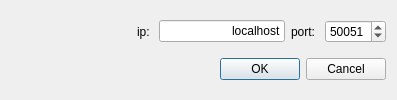
<?xml version="1.0" encoding="UTF-8"?>
<ui version="4.0">
 <class>ConnectTogRpcServerDialog</class>
 <widget class="QDialog" name="ConnectTogRpcServerDialog">
  <property name="geometry">
   <rect>
    <x>0</x>
    <y>0</y>
    <width>397</width>
    <height>100</height>
   </rect>
  </property>
  <property name="minimumSize">
   <size>
    <width>350</width>
    <height>80</height>
   </size>
  </property>
  <property name="windowTitle">
   <string>New column name</string>
  </property>
  <layout class="QVBoxLayout" name="verticalLayout" stretch="1,0">
   <item>
    <layout class="QHBoxLayout" name="horizontalLayout">
     <item>
      <spacer name="spacer">
       <property name="orientation">
        <enum>Qt::Horizontal</enum>
       </property>
       <property name="sizeHint" stdset="0">
        <size>
         <width>28</width>
         <height>20</height>
        </size>
       </property>
      </spacer>
     </item>
     <item>
      <widget class="QLabel" name="ipLb">
       <property name="text">
        <string>ip: </string>
       </property>
      </widget>
     </item>
     <item>
      <widget class="QLineEdit" name="ipEdit">
       <property name="text">
        <string>localhost</string>
       </property>
       <property name="alignment">
        <set>Qt::AlignRight|Qt::AlignTrailing|Qt::AlignVCenter</set>
       </property>
      </widget>
     </item>
     <item>
      <widget class="QLabel" name="portLb">
       <property name="text">
        <string>port: </string>
       </property>
      </widget>
     </item>
     <item>
      <widget class="QSpinBox" name="portSpinBox">
       <property name="sizePolicy">
        <sizepolicy hsizetype="Fixed" vsizetype="Fixed">
         <horstretch>0</horstretch>
         <verstretch>0</verstretch>
        </sizepolicy>
       </property>
       <property name="maximum">
        <number>65536</number>
       </property>
       <property name="value">
        <number>50051</number>
       </property>
      </widget>
     </item>
    </layout>
   </item>
   <item>
    <layout class="QHBoxLayout" name="buttonBoxLayout">
     <item>
      <spacer name="buttonBoxSpacer">
       <property name="orientation">
        <enum>Qt::Horizontal</enum>
       </property>
       <property name="sizeHint" stdset="0">
        <size>
         <width>40</width>
         <height>20</height>
        </size>
       </property>
      </spacer>
     </item>
     <item>
      <widget class="QDialogButtonBox" name="buttonBox">
       <property name="standardButtons">
        <set>QDialogButtonBox::Cancel|QDialogButtonBox::Ok</set>
       </property>
      </widget>
     </item>
    </layout>
   </item>
  </layout>
 </widget>
 <resources/>
 <connections/>
</ui>
